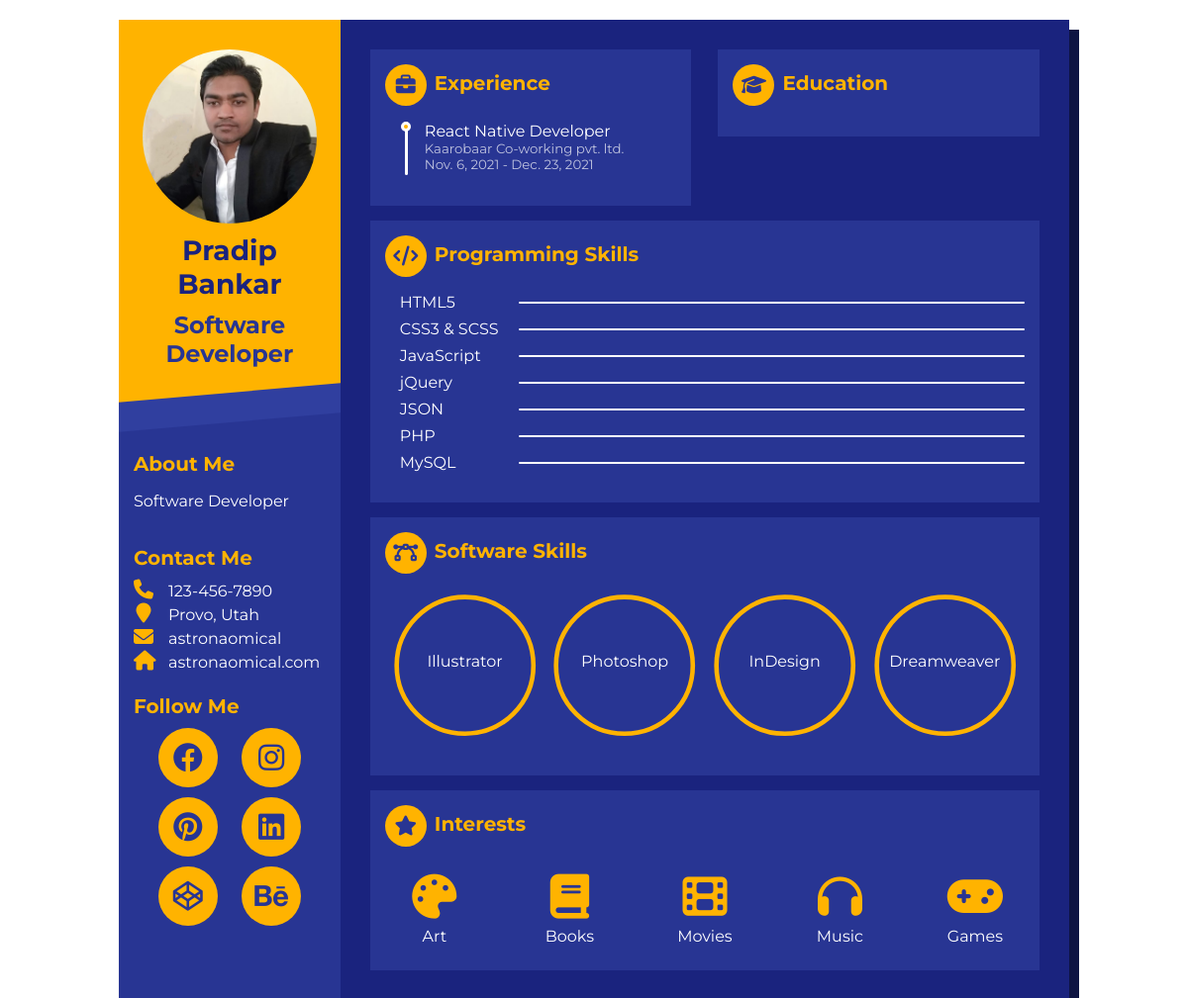
The app's page /resume, older data.
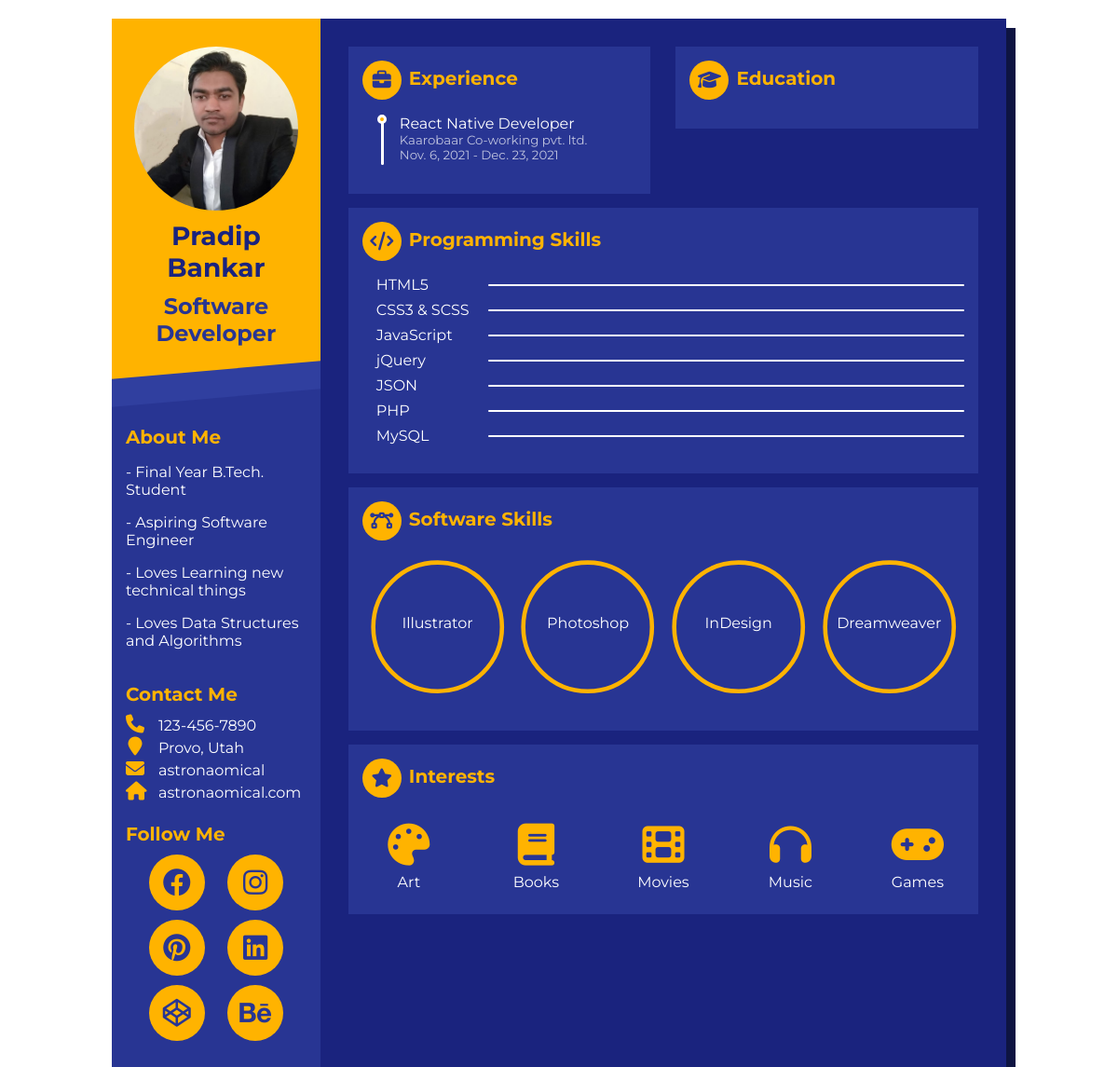
The same page, newer data.
### cvhome/models.py (models this page shows)
class MyDetails(models.Model):
    name_id = models.CharField(max_length=50,default='pradip')
    name = models.CharField(max_length=100, default="Pradip Bankar")
    about_me = models.TextField(default="<b>Lorem</b> ipsum dolor sit amet, consectetur adipiscing elit. Duis interdum ante a porta blandit.<input type='text' placeholder='testing'/> Quisque velit tortor, ultricies in quam ut, luctus convallis metus. Nunc vitae felis rutrum, mattis justo quis, bibendum tellus. Integer bibendum eget dolor nec venenatis. Aliquam erat volutpat. Etiam et est vitae turpis accumsan vulputate. Curabitur et vehicula nisl, eu congue dolor. Vivamus nec hendrerit mi Nulla consequat tempor.")
    photo = models.ImageField(upload_to='static/images/profile_pic')
    no_of_projects = models.IntegerField(default=0)
    no_of_internships = models.IntegerField(default=0)
    no_of_academic_projects = models.IntegerField(default=0)
    no_of_paid_projects = models.IntegerField(default=0)
    skills = models.CharField(max_length=1000,default='C/C++,Python,Java,SQL,MongoDB')

### resume/views.py (the view)
# urls.py: path('',views.index,name="index"),
def index(request:HttpRequest):
    my_data = MyDetails.objects.get(name_id='pradip')
    experiences = Internship.objects.all()
    all_edu = Education.objects.all()
    print(my_data)
    return render(request,'resume_base.html',{
        'my_data' : my_data,
        'experiences' : experiences,
        'all_edu':all_edu,
    })

### resume/templates/resume_base.html (shortened to what the changed rows need)
<!DOCTYPE html>
<html lang="en">
<head>
    <link rel="stylesheet" href="static/main.css">
    <link rel="stylesheet" href="https://cdnjs.cloudflare.com/ajax/libs/font-awesome/6.1.1/css/all.min.css" />
</head>
<body>
    <div class="resume">
        <div class="base">
          <div class="profile">
            <div class="photo">
              <img src="{{my_data.photo}}" />
            </div>
            <div class="info">
              <h1 class="name">{{my_data.name}}</h1>
              <h2 class="job">Software Developer</h2>
            </div>
          </div>
          <div class="about">
            <h3>About Me</h3>{{my_data.about_me|safe}}
          </div>
        </div>
      </div>
</body>
</html>

Row changes from the older to the newer data that the page shows:
changed MyDetails "Pradip Bankar": about_me "Software Developer" → "- Final Year B.Tech. Student - Aspiring Software Engineer - Loves Learning new technical things - Loves Data Structures and Algorithms"
